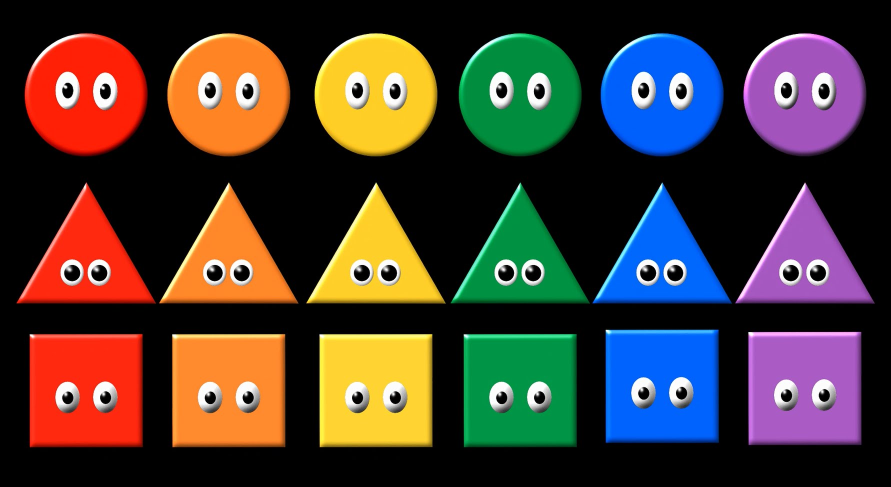
//> input picture build/test3.jpg, 1781 x 973 px (shown at 1/2 size)
$ ./twostage_pccl_20180130142908   (built with g++ and OpenCV 4)
//> lines starting //> are read from the running program, lines starting //| are printed output that depends on the picture; after the words box and inside, x2 and y2 are one past the last pixel; in counts of white or black regions, pixels touching at a corner belong together
#include <stdio.h>
#include <stdlib.h>
#include <CL/cl.h>
#include <opencv2/opencv.hpp>

#include "../ocl/ocl_loader.hpp"

// [70 lines left out: function linearTwoStage, not called in this run]

/*
	1. read image
	2. convert into binary and shape 1920x1080
	3. run the sequential algorithm and time it
	4. run the parallel algorithm and time it
	5. output results

	* Maybe we do a live video feed with euclid ...
*/
cv::Mat loadImage()
{
	cv::Mat src = cv::imread("test3.jpg", 1); // load source image
//> src is the input picture: 973 rows x 1781 cols, CV_8UC3; mean B, G, R 50.4, 57.4, 70.9

	cv::Size size(1920, 1080);  //the dst image size,e.g.100x100
	cv::resize(src, src, size); //resize image
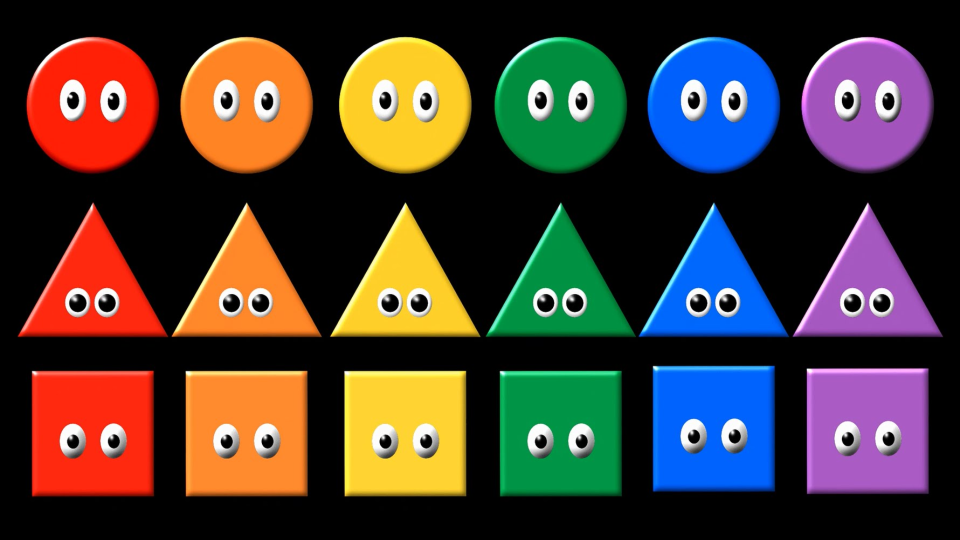
//> src: 1080 rows x 1920 cols, CV_8UC3 (shown at 1/2 size); mean B, G, R 50.3, 57.4, 70.9

	cv::Mat gray;
	cv::cvtColor(src, gray, CV_BGR2GRAY); //perform gray scale conversion.
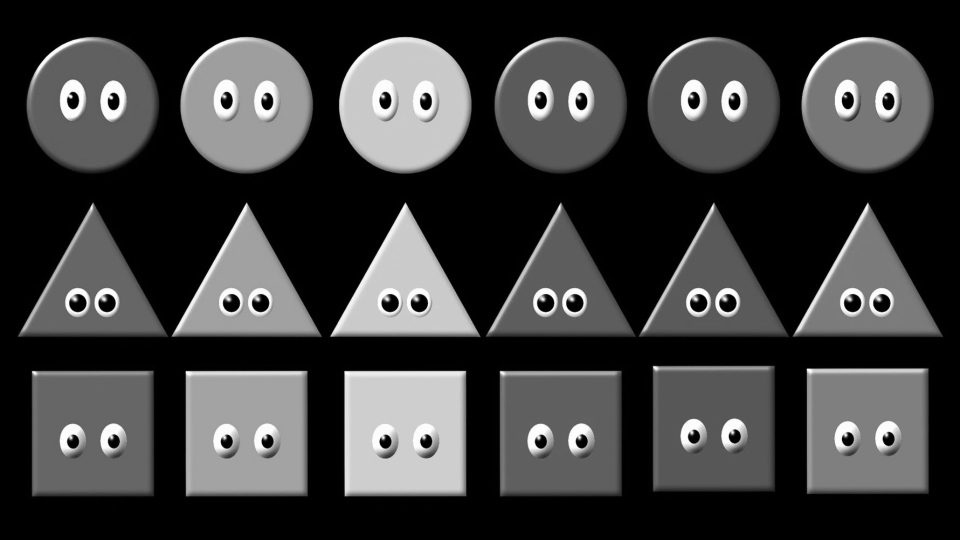
//> gray: 1080 rows x 1920 cols, CV_8UC1 (shown at 1/2 size); min 0, max 255, mean 60.6
	cv::threshold(gray, gray, 127, 255, cv::THRESH_BINARY);
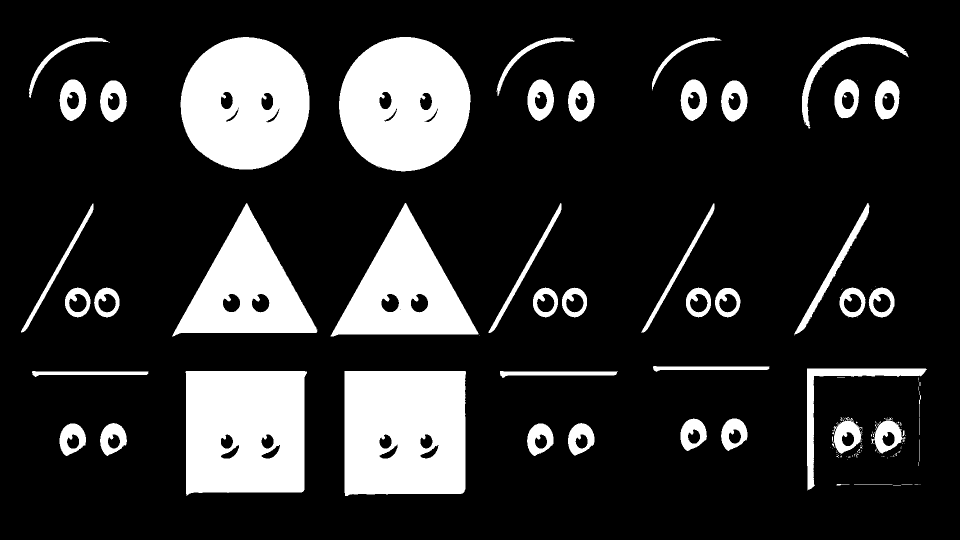
//> gray: 1080 rows x 1920 cols, CV_8UC1 (shown at 1/2 size); 18.2% white; 158 white regions (106 under 20 px), largest, box (x1, y1, x2, y2) and area: (689, 742, 932, 992) 57811, (371, 742, 614, 992) 55921, (678, 74, 942, 343) 54034

	cv::namedWindow("Display window", cv::WINDOW_AUTOSIZE); // Create a window for display.
	imshow("Display window", gray);							// Show our image inside it.

	cv::waitKey(0);
	return gray;
}

// [36 lines left out: function main, not called in this run]

// added to run one function of the file
int main() { loadImage(); }

$ run again, with build/test2.jpg copied over build/test3.jpg
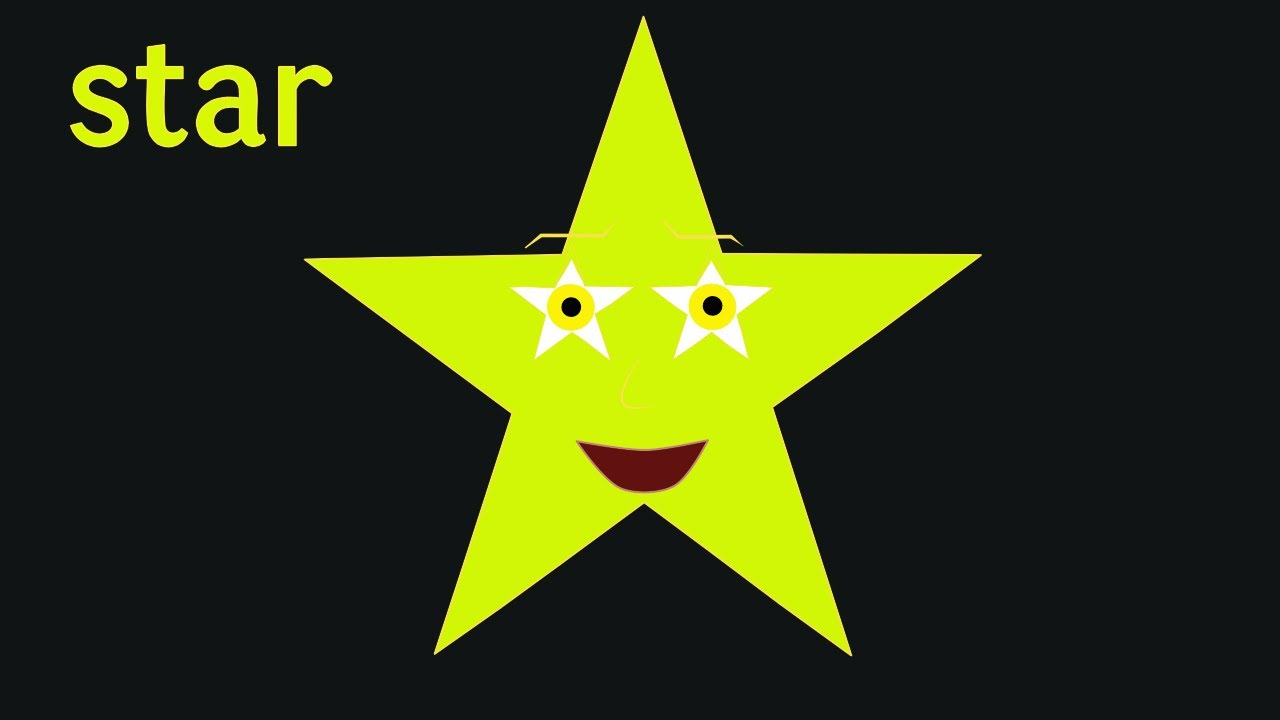
//> input picture build/test2.jpg, 1280 x 720 px
//> in loadImage, src is the input picture: 720 rows x 1280 cols, CV_8UC3; mean B, G, R 20.8, 57.2, 49
//> src: 1080 rows x 1920 cols, CV_8UC3
//> in loadImage, `cv::cvtColor(src, gray, CV_BGR2GRAY);`:
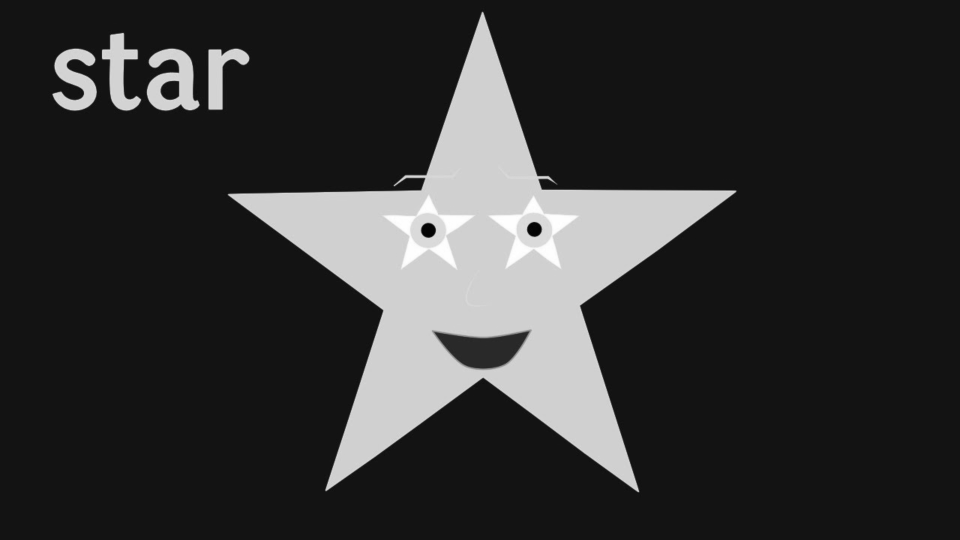
//> gray: 1080 rows x 1920 cols, CV_8UC1 (shown at 1/2 size); min 0, max 255, mean 50.6
//> in loadImage, `cv::threshold(gray, gray, 127, 255, cv::THRESH_BINARY);`:
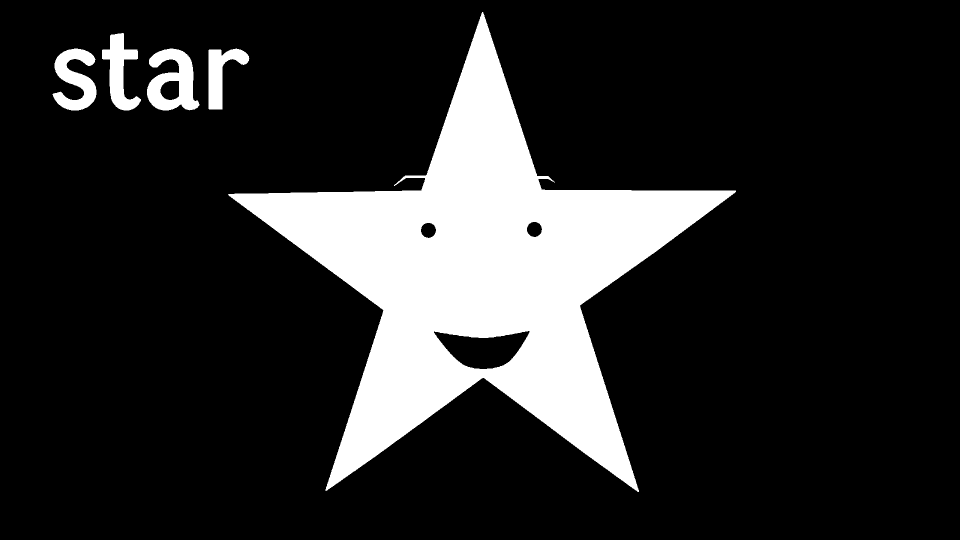
//> gray: 1080 rows x 1920 cols, CV_8UC1 (shown at 1/2 size); 16.5% white; 5 white regions, box (x1, y1, x2, y2) and area: (456, 24, 1472, 984) 317508, (294, 97, 399, 221) 7548, (105, 97, 193, 221) 5974, (204, 66, 282, 221) 5574, (417, 97, 499, 219) 4515

$ run again, with build/test4.jpg copied over build/test3.jpg
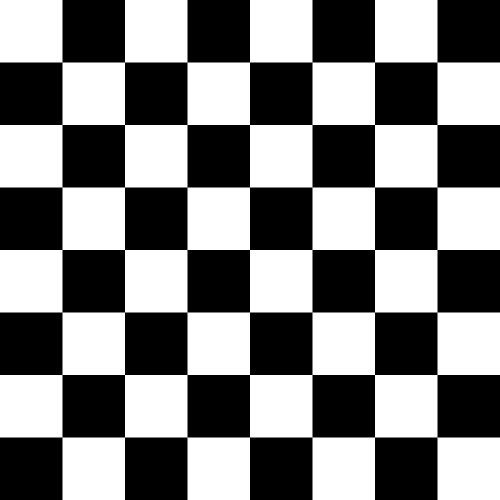
//> input picture build/test4.jpg, 1000 x 1000 px (shown at 1/2 size)
//> in loadImage, src is the input picture: 1000 rows x 1000 cols, CV_8UC3; 50% white; 1 white region, box (x1, y1, x2, y2) and area: (0, 0, 1000, 1000) 500000
//> in loadImage, `cv::resize(src, src, size);`:
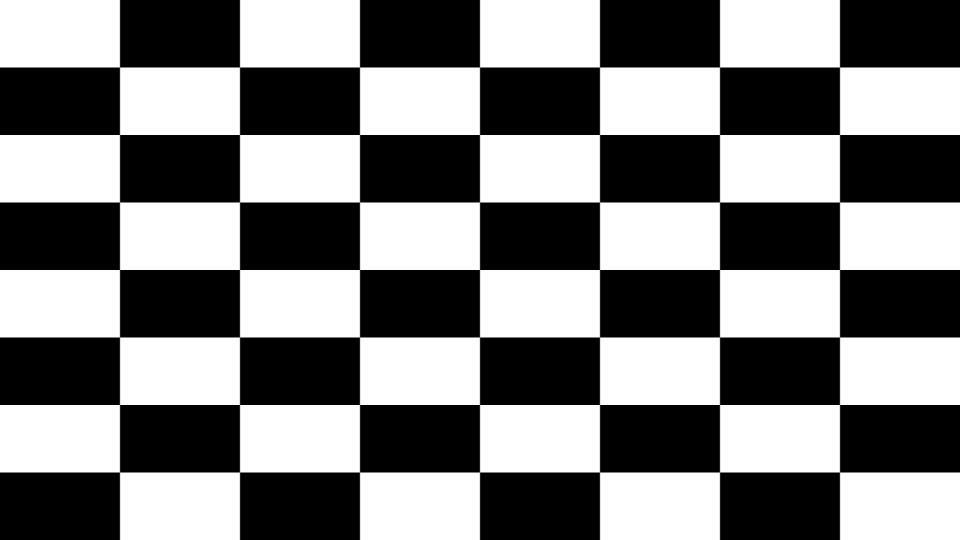
//> src: 1080 rows x 1920 cols, CV_8UC3 (shown at 1/2 size); min 0, max 255, mean 127.5
//> in loadImage, `cv::threshold(gray, gray, 127, 255, cv::THRESH_BINARY);`:
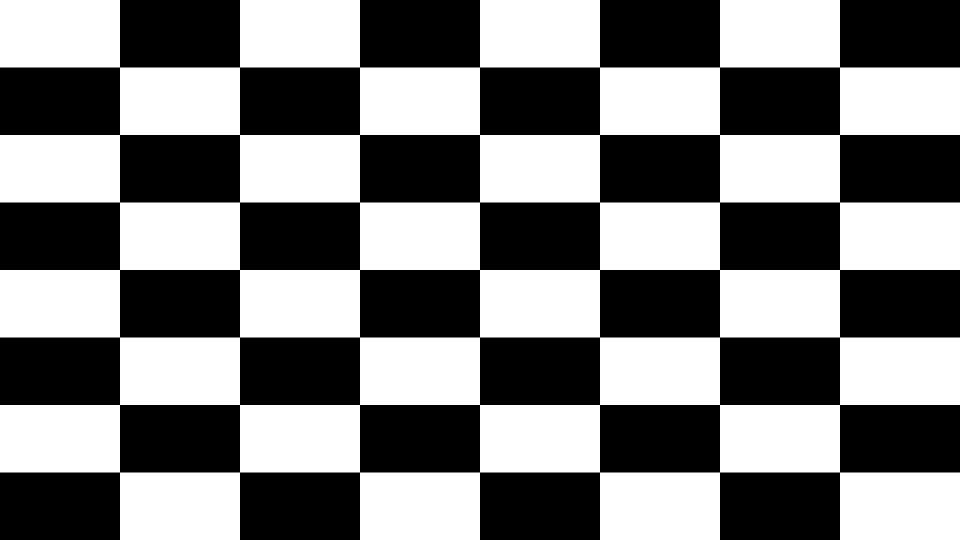
//> gray: 1080 rows x 1920 cols, CV_8UC1 (shown at 1/2 size); 50% white; 1 white region, box (x1, y1, x2, y2) and area: (0, 0, 1920, 1080) 1036800

$ run again, with build/baby.jpg copied over build/test3.jpg
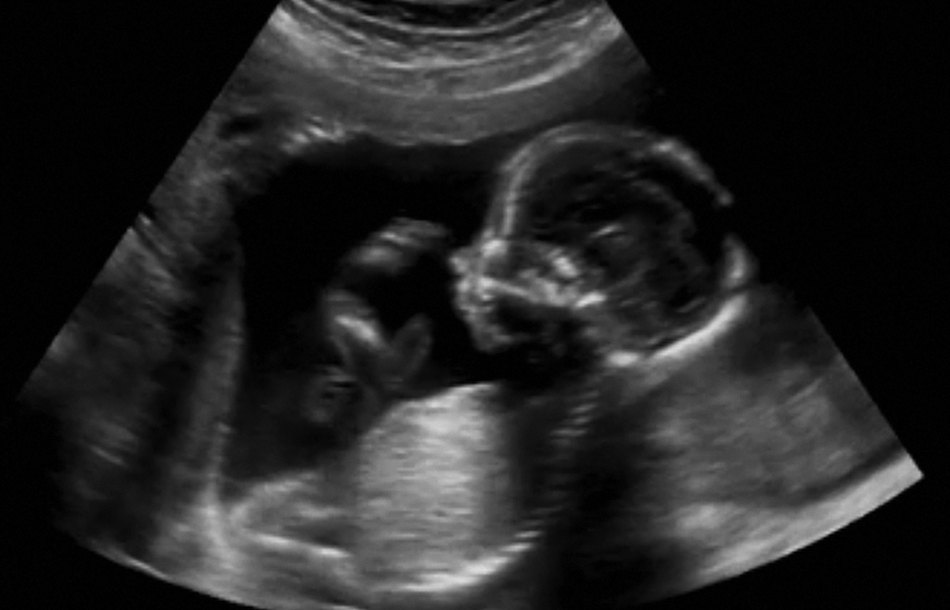
//> input picture build/baby.jpg, 950 x 610 px
//> in loadImage, src is the input picture: 610 rows x 950 cols, CV_8UC3; min 0, max 223, mean 35.8
//> in loadImage, `cv::resize(src, src, size);`:
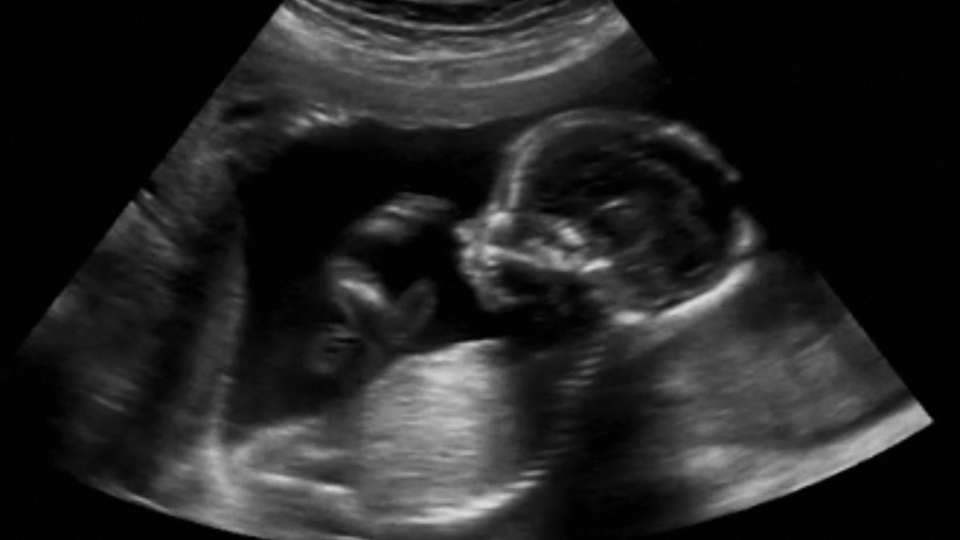
//> src: 1080 rows x 1920 cols, CV_8UC3 (shown at 1/2 size); min 0, max 222, mean 35.7
//> in loadImage, `cv::threshold(gray, gray, 127, 255, cv::THRESH_BINARY);`:
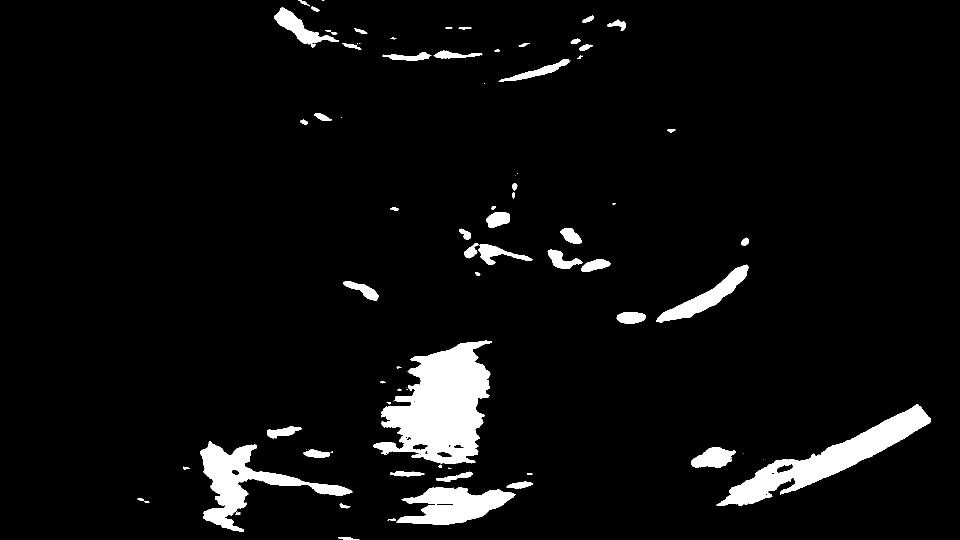
//> gray: 1080 rows x 1920 cols, CV_8UC1 (shown at 1/2 size); 5.3% white; 80 white regions (18 under 20 px), largest, box (x1, y1, x2, y2) and area: (746, 681, 984, 928) 34097, (1433, 808, 1862, 1012) 20729, (401, 882, 705, 1064) 14319
